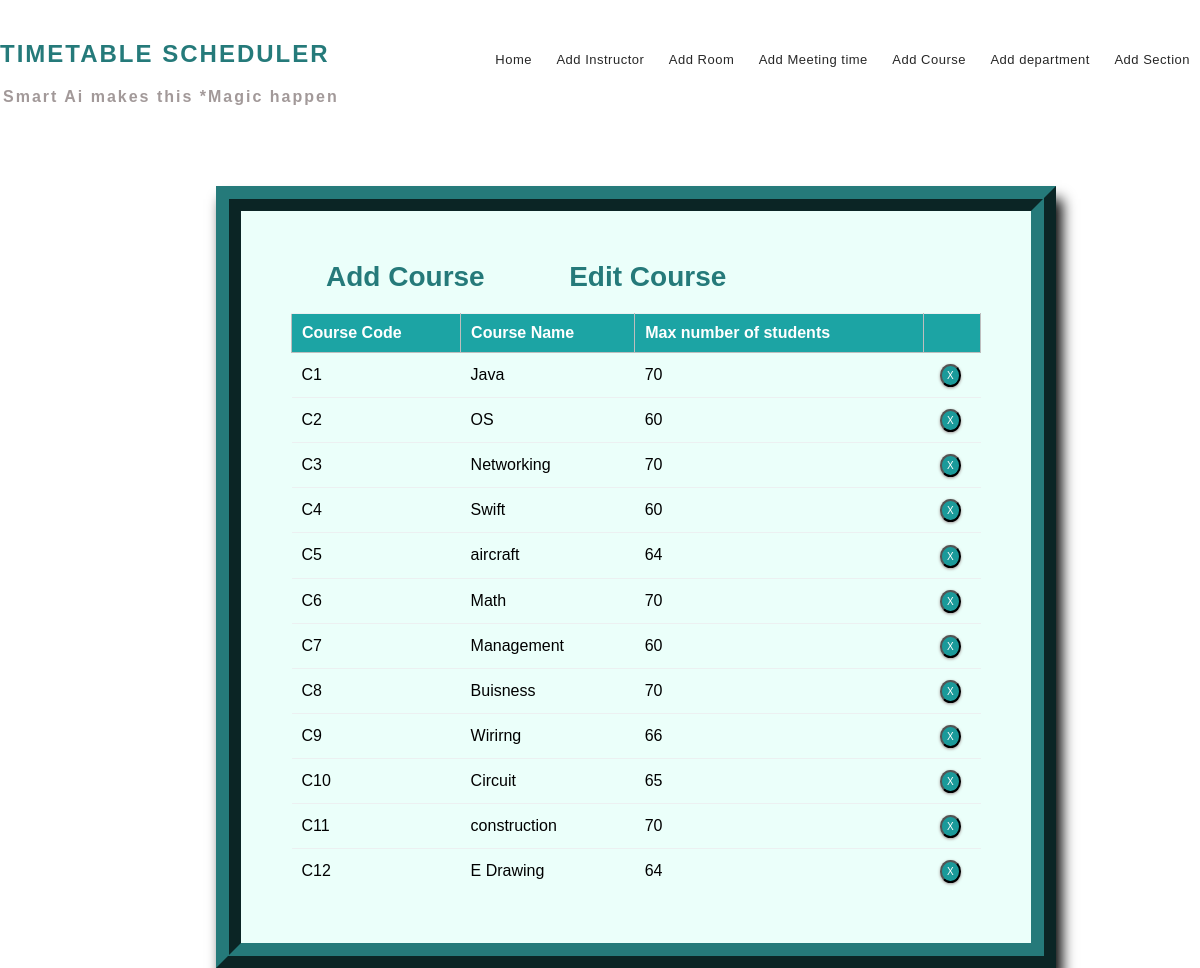
Page /course_list/ on the committed database.
### mm1/models.py (models this page shows, shortened)
class Course(models.Model):
    course_number = models.CharField(max_length=5, primary_key=True)
    course_name = models.CharField(max_length=40)
    max_numb_students = models.CharField(max_length=65)
    instructors = models.ManyToManyField(Instructor)

### mm1/views.py (the view)
# urls.py: path('course_list/', views.course_list_view, name='editcourse'),
def course_list_view(request):
    context = {
        'courses': Course.objects.all()
    }
    return render(request, 'crslist.html', context)

### templates/crslist.html (shortened to what this page needs)
{% extends 'base.html' %}
{% block content %}
{% load static %}
<fieldset class="fieldset">
    <a href="{% url 'addcourse'%}"><h1 class="tablink" onclick="openPage('new')" id="defaultOpen">Add Course</h1></a>
    <h1 class="tablink" onclick="openPage('edit')" id="link_to_edit">Edit Course</h1>
    <div class="tabcontent" id="edit">
        <table class="table1">
            <thead>
            <tr class="table-headers">
            <th>Course Code</th>
            <th>Course Name</th>
            <th>Max number of students</th>
            <th  class="empty"></th>
            </tr>
            </thead>
            <tbody>
            {% for crs in courses %}
            <tr>
             <td>{{crs.course_number}}</td>
             <td>{{crs.course_name}}</td>
             <td>{{crs.max_numb_students}}</td>
             <td class="empty">
                <form action="{% url 'deletecourse' crs.course_number %}" method="post">
                        <input type="submit" value="X" class="cross">
                </form>
             </td>
             </tr>
            {% endfor %}
            </tbody>
        </table>
    </div>
</fieldset>
{% endblock %}

### static/CSS/style.css (style rules this page uses)
* { margin: 0; padding: 0; box-sizing: border-box; font-family: sans-serif; }
html { scroll-behavior: smooth; }
a { text-decoration:none; }
form { margin-top: 3%; margin-left: 18%; margin-right: 12%; }
fieldset h1 { color: #257a7a; padding-bottom: 20px; margin-left: 35px; display: inline-block; cursor: pointer; font-size: 28px; }
fieldset input { padding:8px; color: #938c8c }
.table2 td, th { border: 1px solid rgb(190,190,190); padding: 10px 20px; }
.table1 { width: 100%; border-collapse: collapse; text-align: left; overflow: hidden; }
.table1 td, th { border-top: 1px solid #ECF0F1; padding: 10px; }
.table1 th { background-color: #1ca4a4; color: #fff; }
.cross { border-radius: 50%; font-size:10px; box-shadow: 0px 1px 3px 0px #9e9292; padding: 4px 5px; color: #fff; background-color: #1a9a9a; cursor: pointer; }
#link_to_edit { padding-left: 45px; }
.fieldset { margin-top: 3%; margin-left: 18%; margin-right: 12%; padding: 50px; border-width: 25px; border-style: ridge; border-color: #257a7a; box-shadow: 6px 13px 13px 0px black; background-color: #ebfffa; }

### rows in the picture
Course: course_number "C1", course_name "Java", max_numb_students "70"
Course: course_number "C2", course_name "OS", max_numb_students "60"
Course: course_number "C3", course_name "Networking", max_numb_students "70"
Course: course_number "C4", course_name "Swift", max_numb_students "60"
Course: course_number "C5", course_name "aircraft", max_numb_students "64"
Course: course_number "C6", course_name "Math", max_numb_students "70"
Course: course_number "C7", course_name "Management", max_numb_students "60"
Course: course_number "C8", course_name "Buisness", max_numb_students "70"
Course: course_number "C9", course_name "Wirirng", max_numb_students "66"
Course: course_number "C10", course_name "Circuit", max_numb_students "65"
Course: course_number "C11", course_name "construction", max_numb_students "70"
Course: course_number "C12", course_name "E Drawing", max_numb_students "64"
